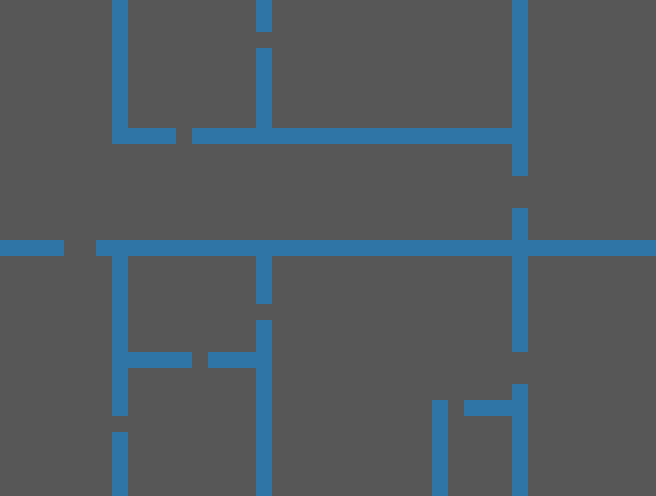

Tiled map render using the project's own tile images. Description and the map definition, with tile-layer contents summarised, below:
An orthogonal 41x31 tile map with 16x16 px tiles, 1 tile layer (floor) and 19 objects.

<map version="1.0" orientation="orthogonal" renderorder="right-down" width="41" height="31" tilewidth="16" tileheight="16" nextobjectid="46">
 <tileset firstgid="1" name="tilemap" tilewidth="16" tileheight="16" tilecount="4">
  <image source="tilemap.png" width="32" height="32" />
 </tileset>
 <layer name="floor" width="41" height="31">
  <data>[1271 cells, 1271 non-empty, 2 distinct tile ids]</data>
 </layer>
 <objectgroup name="walls">
  <object id="26" x="112" y="0" width="16" height="144" />
  <object id="27" x="128" y="128" width="48" height="16" />
  <object id="28" x="256" y="0" width="16" height="32" />
  <object id="29" x="256" y="48" width="16" height="80" />
  <object id="30" x="192" y="128" width="320" height="16" />
  <object id="31" x="512" y="0" width="16" height="176" />
  <object id="32" x="512" y="208" width="16" height="144" />
  <object id="34" x="96" y="240" width="416" height="16" />
  <object id="35" x="512" y="384" width="16" height="112" />
  <object id="36" x="432" y="400" width="16" height="96" />
  <object id="37" x="464" y="400" width="48" height="16" />
  <object id="38" x="256" y="256" width="16" height="48" />
  <object id="39" x="256" y="320" width="16" height="176" />
  <object id="40" x="112" y="256" width="16" height="160" />
  <object id="41" x="112" y="432" width="16" height="64" />
  <object id="42" x="128" y="352" width="64" height="16" />
  <object id="43" x="208" y="352" width="48" height="16" />
  <object id="44" x="0" y="240" width="64" height="16" />
  <object id="45" x="528" y="240" width="128" height="16" />
 </objectgroup>
</map>
